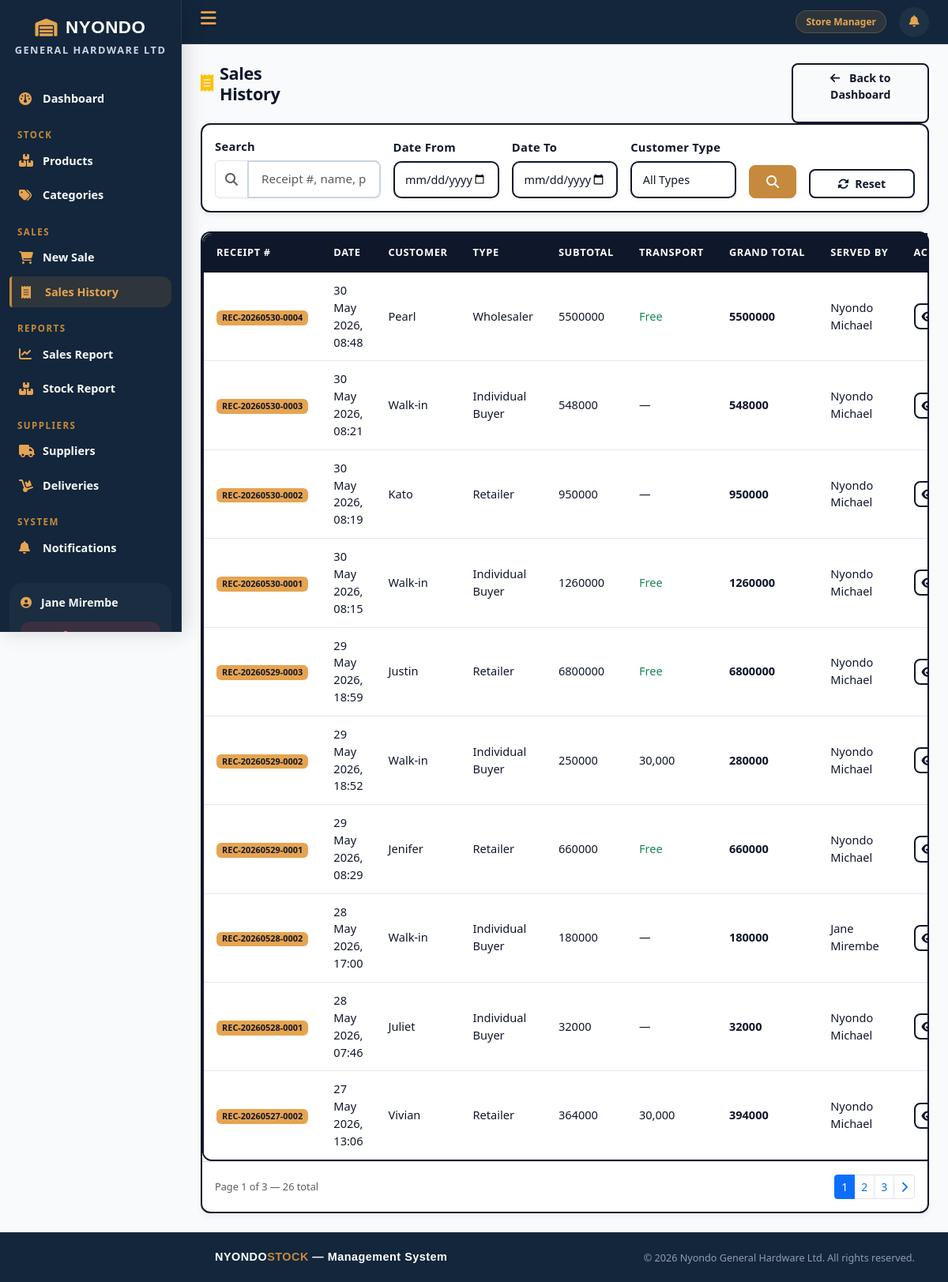
The page /sales/ (signed in) on the database its author committed.
### accounts/models.py (models this page shows, shortened)
class UserProfile(models.Model):
    ROLE_CHOICES = [
        ('sales_attendant', 'Sales Attendant'),
        ('store_manager', 'Store Manager'),
        ('admin', 'Accounts / Admin'),
    ]
    user = models.OneToOneField(User, on_delete=models.CASCADE, related_name='profile')
    role = models.CharField(max_length=20, choices=ROLE_CHOICES)
    phone = models.CharField(max_length=15)

### sales/models.py (models this page shows, shortened)
class Sale(models.Model):
    CUSTOMER_TYPE_CHOICES = [
        ('wholesaler', 'Wholesaler'),
        ('retailer', 'Retailer'),
        ('individual', 'Individual Buyer'),
    ]
    TRANSPORT_CHOICES = [
        ('free', 'Free (within 10km, ≥500,000 UGX)'),
        ('charged', 'Charged (+30,000 UGX)'),
        ('none', 'No delivery'),
    ]
    receipt_number = models.CharField(max_length=20, unique=True, editable=False)
    served_by = models.ForeignKey(User, on_delete=models.SET_NULL, null=True)
    customer_name = models.CharField(max_length=200, blank=True)
    customer_phone = models.CharField(max_length=15, blank=True)
    customer_type = models.CharField(max_length=15, choices=CUSTOMER_TYPE_CHOICES, default='individual')
    delivery_requested = models.BooleanField(default=False)
    within_10km = models.BooleanField(default=False)
    transport_charge = models.DecimalField(max_digits=10, decimal_places=2, default=0)
    transport_status = models.CharField(max_length=10, choices=TRANSPORT_CHOICES, default='none')
    subtotal = models.DecimalField(max_digits=14, decimal_places=2, default=0)
    grand_total = models.DecimalField(max_digits=14, decimal_places=2, default=0)
    sale_date = models.DateTimeField(auto_now_add=True)
    notes = models.TextField(blank=True)

### sales/views.py (the view)
# urls.py: path('', views.sales_list, name='sales_list'),
@login_required
@login_required
def sales_list(request):
    search = request.GET.get('search', '')
    date_from = request.GET.get('date_from', '')
    date_to = request.GET.get('date_to', '')
    customer_type = request.GET.get('customer_type', '')
    sales = Sale.objects.select_related('served_by').order_by('-sale_date')
    if search:
        sales = sales.filter(
            models.Q(receipt_number__icontains=search) |
            models.Q(customer_name__icontains=search) |
            models.Q(customer_phone__icontains=search)
        )
    if date_from:
        sales = sales.filter(sale_date__date__gte=date_from)
    if date_to:
        sales = sales.filter(sale_date__date__lte=date_to)
    if customer_type:
        sales = sales.filter(customer_type=customer_type)
    from django.core.paginator import Paginator
    paginator = Paginator(sales, 10)
    page_number = request.GET.get('page')
    page_obj = paginator.get_page(page_number)
    return render(request, 'sales/sales_list.html', {
        'sales': page_obj,
        'page_obj': page_obj,
        'search': search,
        'date_from': date_from,
        'date_to': date_to,
        'customer_type': customer_type,
        'customer_type_choices': Sale.CUSTOMER_TYPE_CHOICES,
        'total_count': sales.count(),
    })

### sales/models.py (called while the page is built)
    @property
    def item_count(self):
        return self.cart_items.count()

### templates/sales/sales_list.html (shortened to what this page needs)
{% extends 'base.html' %}
{% block content %}
<div style="display: inline-flex;">
<h4 class="fw-bold mb-4">
    <i class="fa-solid fa-receipt me-2 text-warning"></i> Sales History
</h4>
<a href="{% url 'dashboard' %}" class="btn btn-outline-secondary" style="margin-left: 600px;">
        <i class="fa-solid fa-arrow-left me-2"></i> Back to Dashboard
    </a>
</div>
<div class="card mb-4">
    <div class="card-body">
        <form method="get" class="row g-3 align-items-end">
            <div class="col-md-3">
                <label class="form-label">Search</label>
                <div class="input-group">
                    <span class="input-group-text bg-white">
                        <i class="fa-solid fa-magnifying-glass text-muted"></i>
                    </span>
                    <input type="text" name="search"
                           value="{{ search }}"
                           class="form-control"
                           placeholder="Receipt #, name, phone...">
                </div>
            </div>
            <div class="col-md-2">
                <label class="form-label">Date From</label>
                <input type="date" name="date_from"
                       value="{{ date_from }}"
                       class="form-control">
            </div>
            <div class="col-md-2">
                <label class="form-label">Date To</label>
                <input type="date" name="date_to"
                       value="{{ date_to }}"
                       class="form-control">
            </div>
            <div class="col-md-2">
                <label class="form-label">Customer Type</label>
                <select name="customer_type" class="form-select">
                    <option value="">All Types</option>
                </select>
            </div>
            <div class="col-md-1">
                <button type="submit" class="btn btn-primary w-100">
                    <i class="fa-solid fa-magnifying-glass"></i>
                </button>
            </div>
            <div class="col-md-2">
                <a href="{% url 'sales_list' %}"
                   class="btn btn-outline-secondary w-100">
                    <i class="fa-solid fa-rotate me-1"></i> Reset
                </a>
            </div>
        </form>
    </div>
</div>
<div class="card">
    <div class="card-body p-0">
        <div class="table-responsive">
            <table class="table table-hover mb-0">
                <thead>
                    <tr>
                        <th>Receipt #</th>
                        <th>Date</th>
                        <th>Customer</th>
                        <th>Type</th>
                        <th>Subtotal</th>
                        <th>Transport</th>
                        <th>Grand Total</th>
                        <th>Served By</th>
                        <th>Action</th>
                    </tr>
                </thead>
                <tbody>
                    {% for sale in sales %}
                    <tr>
                        <td>
                            <span class="badge bg-warning text-dark">
                                {{ sale.receipt_number }}
                            </span>
                        </td>
                        <td>{{ sale.sale_date|date:"d M Y, H:i" }}</td>
                        <td>{{ sale.customer_name|default:"Walk-in" }}</td>
                        <td>{{ sale.get_customer_type_display }}</td>
                        <td>{{ sale.subtotal|floatformat:0 }}</td>
                        <td>
                            {% if sale.transport_status == 'free' %}
                            <span class="text-success">Free</span>
                            {% elif sale.transport_status == 'charged' %}
                            30,000
                            {% else %}—{% endif %}
                        </td>
                        <td><strong>{{ sale.grand_total|floatformat:0 }}</strong></td>
                        <td>{{ sale.served_by.get_full_name }}</td>
                        <td>
                            <a href="{% url 'receipt' sale.pk %}"
                               class="btn btn-sm btn-outline-secondary">
                                <i class="fa-solid fa-eye"></i>
                            </a>
                        </td>
                    </tr>
                    {% endfor %}
                </tbody>
            </table>
        </div>
        {% if page_obj.has_other_pages %}
        <div class="d-flex justify-content-between align-items-center px-3 py-3 border-top">
            <small class="text-muted">
                Page {{ page_obj.number }} of {{ page_obj.paginator.num_pages }}
                — {{ total_count }} total
            </small>
            <nav>
                <ul class="pagination pagination-sm mb-0">
                    {% for num in page_obj.paginator.page_range %}
                        {% if page_obj.number == num %}
                        <li class="page-item active">
                            <span class="page-link">{{ num }}</span>
                        </li>
                        {% elif num > page_obj.number|add:'-3' and num < page_obj.number|add:'3' %}
                        <li class="page-item">
                            <a class="page-link"
                               href="?page={{ num }}&search={{ search }}&date_from={{ date_from }}&date_to={{ date_to }}&customer_type={{ customer_type }}">
                                {{ num }}
                            </a>
                        </li>
                        {% endif %}
                    {% endfor %}
                    {% if page_obj.has_next %}
                    <li class="page-item">
                        <a class="page-link"
                           href="?page={{ page_obj.next_page_number }}&search={{ search }}&date_from={{ date_from }}&date_to={{ date_to }}&customer_type={{ customer_type }}">
                            <i class="fa-solid fa-chevron-right"></i>
                        </a>
                    </li>
                    {% endif %}
                </ul>
            </nav>
        </div>
        {% endif %}
    </div>
</div>
{% endblock %}

### templates/base.html (shortened to what this page needs)
{% load static %}
<!doctype html>
<html lang="en">
<head>
    <link href="https://cdn.jsdelivr.net/npm/bootstrap@5.3.0/dist/css/bootstrap.min.css" rel="stylesheet"/>
    <link href="https://cdnjs.cloudflare.com/ajax/libs/font-awesome/6.4.0/css/all.min.css" rel="stylesheet"/>
    <link href="{% static 'css/main.css' %}" rel="stylesheet"/>
</head>
<body>
{% if request.user.is_authenticated %}
    <div class="wrapper">
        <nav id="sidebar">
            <div class="auth-logo" style="font-size: 1.4rem;">
        <i class="fa-solid fa-warehouse"></i> NYONDO
    </div>
    <p class="auth-subtitle" style="font-size: 0.8rem;">General Hardware Ltd</p>
            <ul class="sidebar-menu">
                <li>
                    <a href="{% url 'dashboard' %}"
                       class="{% if request.resolver_match.url_name == 'dashboard' %}active{% endif %}">
                        <i class="fa-solid fa-gauge"></i>
                        Dashboard
                    </a>
                </li>
                <li class="menu-label">Stock</li>
                <li>
                    <a href="{% url 'product_list' %}"
                       class="{% if 'product' in request.resolver_match.url_name %}active{% endif %}">
                        <i class="fa-solid fa-boxes-stacked"></i>
                        Products
                    </a>
                </li>
                {% if request.user.profile.role in 'store_manager,admin' %}
                <li>
                    <a href="{% url 'category_list' %}"
                       class="{% if 'category' in request.resolver_match.url_name %}active{% endif %}">
                        <i class="fa-solid fa-tags"></i>
                        Categories
                    </a>
                </li>
                {% endif %}
                <li class="menu-label">Sales</li>
                <li>
                    <a href="{% url 'cart' %}"
                       class="{% if 'cart' in request.resolver_match.url_name %}active{% endif %}">
                        <i class="fa-solid fa-cart-shopping"></i>
                        New Sale
                    </a>
                </li>
                <li>
                    <a href="{% url 'sales_list' %}"
                       class="{% if request.resolver_match.url_name == 'sales_list' %}active{% endif %}">
                        <i class="fa-solid fa-receipt"></i>
                        Sales History
                    </a>
                </li>
                {% if request.user.profile.role in 'store_manager,admin' %}
                <li class="menu-label">Reports</li>
                <li>
                    <a href="{% url 'sales_report' %}"
                       class="{% if request.resolver_match.url_name == 'sales_report' %}active{% endif %}">
                        <i class="fa-solid fa-chart-line"></i>
                        Sales Report
                    </a>
                </li>
                <li>
                    <a href="{% url 'stock_report' %}"
                       class="{% if request.resolver_match.url_name == 'stock_report' %}active{% endif %}">
                        <i class="fa-solid fa-boxes-stacked"></i>
                        Stock Report
                    </a>
                </li>
                {% endif %}
                {% if request.user.profile.role in 'store_manager,admin' %}
                <li class="menu-label">Suppliers</li>
                <li>
                    <a href="{% url 'supplier_list' %}"
                       class="{% if 'supplier' in request.resolver_match.url_name %}active{% endif %}">
                        <i class="fa-solid fa-truck"></i>
                        Suppliers
                    </a>
                </li>
                <li>
                    <a href="{% url 'delivery_list' %}"
                       class="{% if 'delivery' in request.resolver_match.url_name %}active{% endif %}">
                        <i class="fa-solid fa-dolly"></i>
                        Deliveries
                    </a>
                </li>
                {% endif %}
                <li class="menu-label">System</li>
                <li>
                    <a href="{% url 'notification_list' %}"
                       class="{% if 'notification' in request.resolver_match.url_name %}active{% endif %}">
                        <i class="fa-solid fa-bell"></i>
                        Notifications
                    </a>
                </li>
            </ul>
            <div class="sidebar-footer">
                <span>
                    <i class="fa-solid fa-circle-user me-1"></i>
                    {{ request.user.get_full_name|default:request.user.username }}
                </span>
                <a href="{% url 'logout_confirm' %}"
   class="btn btn-sm btn-outline-danger mt-1 w-100">
</a>
            </div>
        </nav>
        <div id="content">
            <nav class="topbar">
                <label for="nav-tog" class="toggle-btn" title="Toggle sidebar">
                    <i class="fa-solid fa-bars"></i>
                </label>
                <div class="topbar-right">
                    <span class="badge-role">
                        {{ request.user.profile.get_role_display }}
                    </span>
                    <div class="notif-wrapper">
                        <a href="{% url 'notification_list' %}"
                           class="notif-bell {% if notif_unread_count > 0 %}has-unread{% endif %}"
                           title="Notifications">
                            <i class="fa-solid fa-bell"></i>
                        </a>
                    </div>
                </div>
            </nav>
            <div class="page-content">
                {% block content %}{% endblock %}
            </div>
        </div>
    </div>
{% endif %}
<footer class="footer-custom mt-auto">
  <div class="container">
    <div class="row align-items-center">
      <div class="col-md-6 text-center text-md-start mb-2 mb-md-0">
        <div class="footer-brand" style="margin-left: 230px;">
          NYONDO<span>STOCK</span> — Management System
        </div>
      </div>
      <div class="col-md-6 text-center text-md-end">
        <span class="small">&copy; {% now "Y" %} Nyondo General Hardware Ltd. All rights reserved.</span>
      </div>
    </div>
  </div>
</footer>
</body>
</html>

### rows shown on the page
Sale: receipt_number "REC-20260530-0004", sale_date "30 May 2026, 08:48", customer_name "Pearl", customer_type "Wholesaler", subtotal "5500000", transport_status "Free", grand_total "5500000", served_by.get_full_name "Nyondo Michael"
Sale: receipt_number "REC-20260530-0003", sale_date "30 May 2026, 08:21", customer_name "Walk-in", customer_type "Individual Buyer", subtotal "548000", grand_total "548000", served_by.get_full_name "Nyondo Michael"
Sale: receipt_number "REC-20260530-0002", sale_date "30 May 2026, 08:19", customer_name "Kato", customer_type "Retailer", subtotal "950000", grand_total "950000", served_by.get_full_name "Nyondo Michael"
Sale: receipt_number "REC-20260530-0001", sale_date "30 May 2026, 08:15", customer_name "Walk-in", customer_type "Individual Buyer", subtotal "1260000", transport_status "Free", grand_total "1260000", served_by.get_full_name "Nyondo Michael"
Sale: receipt_number "REC-20260529-0003", sale_date "29 May 2026, 18:59", customer_name "Justin", customer_type "Retailer", subtotal "6800000", transport_status "Free", grand_total "6800000", served_by.get_full_name "Nyondo Michael"
Sale: receipt_number "REC-20260529-0002", sale_date "29 May 2026, 18:52", customer_name "Walk-in", customer_type "Individual Buyer", subtotal "250000", transport_status "30,000", grand_total "280000", served_by.get_full_name "Nyondo Michael"
Sale: receipt_number "REC-20260529-0001", sale_date "29 May 2026, 08:29", customer_name "Jenifer", customer_type "Retailer", subtotal "660000", transport_status "Free", grand_total "660000", served_by.get_full_name "Nyondo Michael"
Sale: receipt_number "REC-20260528-0002", sale_date "28 May 2026, 17:00", customer_name "Walk-in", customer_type "Individual Buyer", subtotal "180000", grand_total "180000", served_by.get_full_name "Jane Mirembe"
Sale: receipt_number "REC-20260528-0001", sale_date "28 May 2026, 07:46", customer_name "Juliet", customer_type "Individual Buyer", subtotal "32000", grand_total "32000", served_by.get_full_name "Nyondo Michael"
Sale: receipt_number "REC-20260527-0002", sale_date "27 May 2026, 13:06", customer_name "Vivian", customer_type "Retailer", subtotal "364000", transport_status "30,000", grand_total "394000", served_by.get_full_name "Nyondo Michael"

### other values the page prints
{{ request.user.get_full_name|default:request.user.username }} "Jane Mirembe"
{{ request.user.profile.get_role_display }} "Store Manager"
{{ page_obj.number }} "1"
{{ page_obj.paginator.num_pages }} "3"
{{ total_count }} "26"
{{ num }} "1"
{{ num }} "2" "3"
